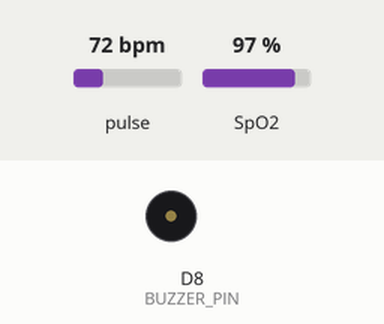
Bench run of a sketch on a simulated ESP8266 (NodeMCU). Shown: buzzer (waves = sounding, pin HIGH). Inputs (shaded band) come from the test bench; at power-on: pulse 72 bpm, SpO2 97 %.

Above: at 1.2 s.
1.3 s: pulse set to 52 bpm
6.1 s: pulse set to 48 bpm
At 10.7 s:
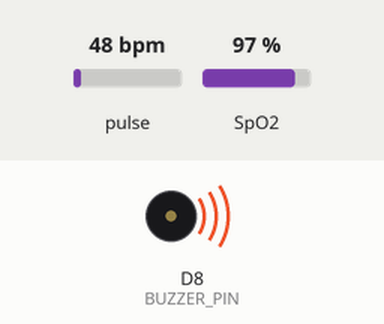
10.9 s: pulse set to 70 bpm
At 15.5 s:
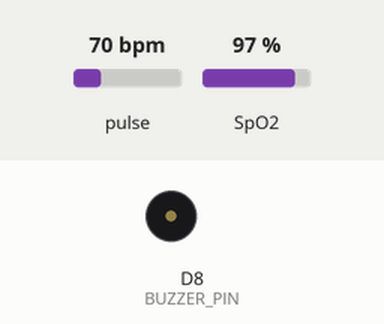
15.7 s: pulse set to 42 bpm
At 21.2 s:
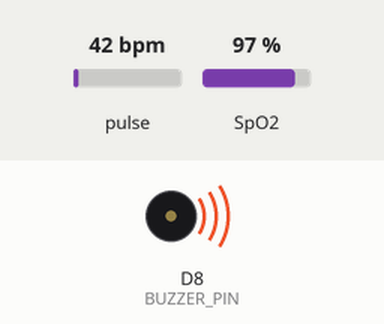
Timing chart, 0 to 21.5 s (numbered marks = the images above; inputs shaded):
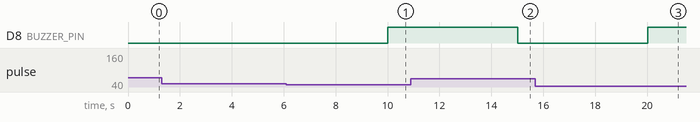

The sketch:

main.ino
```cpp
// ===========================================================================
// main.ino — Sleep Apnea Detection System (ESP8266 + MAX30102)
// ===========================================================================
// Real-time SpO2 and heart-rate monitoring with on-device ML inference.
// Hosts a Wi-Fi Access Point and serves live JSON data to a web dashboard.
// Triggers a buzzer alert when the risk score exceeds safe thresholds.
// ===========================================================================

// ---------------------------------------------------------------------------
// Libraries
// ---------------------------------------------------------------------------
#include <ESP8266WiFi.h>
#include <ESP8266WebServer.h>
#include <Wire.h>
#include "MAX30105.h"
#include "spo2_algorithm.h"
#include "model.h"

// ---------------------------------------------------------------------------
// Wi-Fi Access Point Configuration
// ---------------------------------------------------------------------------
const char* AP_SSID = "Apnea_Monitor";
const char* AP_PASS = "12345678";

// ---------------------------------------------------------------------------
// Peripheral Instances
// ---------------------------------------------------------------------------
ESP8266WebServer server(80);
MAX30105 particleSensor;
Eloquent::ML::Port::LinearRegression ml_model;

// ---------------------------------------------------------------------------
// Pin Definitions & Buffer Settings
// ---------------------------------------------------------------------------
#define BUZZER_PIN D8
#define BUFFER_SIZE 100

// ---------------------------------------------------------------------------
// Sensor Data Buffers
// ---------------------------------------------------------------------------
uint32_t irBuffer[BUFFER_SIZE];
uint32_t redBuffer[BUFFER_SIZE];
int bufferIndex = 0, samplesCollected = 0;

// ---------------------------------------------------------------------------
// Algorithm Outputs
// ---------------------------------------------------------------------------
int32_t spo2, heartRate;
int8_t validSPO2, validHeartRate;

// ---------------------------------------------------------------------------
// Running Averages & State
// ---------------------------------------------------------------------------
float avgBPM = 0, avgSPO2 = 0, previousSPO2 = 98.0;
float sumBPM = 0, sumSPO2 = 0;
int readingsInWindow = 0, alertStatus = 0;
unsigned long lastReadTime = 0, fiveSecTimer = 0;

// ===========================================================================
// JSON Endpoint Handler
// ===========================================================================
void handleData() {
    String json = "{\"bpm\":" + String(avgBPM) + ",\"spo2\":" +
        String(avgSPO2) + ",\"status\":" + String(alertStatus) + "}";
    server.send(200, "application/json", json);
}

// ===========================================================================
// Setup
// ===========================================================================
void setup() {
    Serial.begin(115200);
    pinMode(BUZZER_PIN, OUTPUT);
    Wire.begin(D2, D1); // I2C Pins

    WiFi.softAP(AP_SSID, AP_PASS); // Start Access Point

    if (!particleSensor.begin(Wire, I2C_SPEED_FAST)) {
        while (1) yield(); // Prevent Watchdog Crash if sensor fails
    }
    particleSensor.setup(0x1F, 4, 2, 400, 215, 4096);

    server.on("/data", handleData);
    server.begin();
    fiveSecTimer = millis();
}

// ===========================================================================
// Main Loop
// ===========================================================================
void loop() {
    yield(); // Feed the Watchdog Timer
    server.handleClient();

    // ----- 1. Data Collection -----
    if (millis() - lastReadTime >= 10) {
        lastReadTime = millis();
        particleSensor.check();
        if (particleSensor.available()) {
            redBuffer[bufferIndex] = particleSensor.getRed();
            irBuffer[bufferIndex] = particleSensor.getIR();
            bufferIndex = (bufferIndex + 1) % BUFFER_SIZE;
            samplesCollected++;
            particleSensor.nextSample();
        }
    }

    // ----- 2. Algorithm Processing -----
    if (samplesCollected >= BUFFER_SIZE) {
        yield();
        maxim_heart_rate_and_oxygen_saturation(irBuffer, BUFFER_SIZE,
            redBuffer, &spo2, &validSPO2, &heartRate, &validHeartRate);
        yield();
        if (validSPO2 && validHeartRate && spo2 > 50) {
            sumBPM += heartRate;
            sumSPO2 += spo2;
            readingsInWindow++;
        }
        samplesCollected = 0;
    }

    // ----- 3. Machine Learning Inference & Alerting (Every 5 seconds) -----
    if (millis() - fiveSecTimer >= 5000) {
        if (readingsInWindow > 0) {
            avgBPM = sumBPM / readingsInWindow;
            avgSPO2 = sumSPO2 / readingsInWindow;
            float spo2Drop = previousSPO2 - avgSPO2;
            previousSPO2 = avgSPO2;

            float input[3] = { (float)avgBPM, (float)avgSPO2, spo2Drop };
            yield();
            float risk_score = ml_model.predict(input); // Edge AI Evaluation
            yield();

            // Threshold Logic
            if (risk_score >= 75.0) alertStatus = 1;
            else if (avgBPM < 50) alertStatus = 2;
            else if (avgSPO2 < 85) alertStatus = 3;
            else alertStatus = 0;

            digitalWrite(BUZZER_PIN, (alertStatus > 0) ? HIGH : LOW);
        }
        sumBPM = 0; sumSPO2 = 0; readingsInWindow = 0;
        fiveSecTimer = millis();
    }
}
```

model.h
```cpp
// ===========================================================================
// model.h — Exported Linear Regression Model for Edge AI Inference
// ===========================================================================
// Auto-generated by micromlgen from a scikit-learn LinearRegression model.
// Contains learned weights for predicting a continuous apnea risk score
// from three features: BPM, SpO2, and SpO2 drop.
// ===========================================================================

#pragma once
#include <cstdarg>

namespace Eloquent {
namespace ML {
namespace Port {

class LinearRegression {
public:
    /**
     * Predict continuous risk score based on feature vector
     */
    float predict(float *x) {
        return dot(x, 0.199234328306, -1.496480796637, 1.990071357998) + 137.82684058201806;
    }

protected:
    /**
     * Compute dot product of inputs and learned weights
     */
    float dot(float *x, ...) {
        va_list w;
        va_start(w, 3);
        float dot = 0.0;
        for (uint16_t i = 0; i < 3; i++) {
            const float wi = va_arg(w, double);
            dot += x[i] * wi;
        }
        return dot;
    }
};

} // namespace Port
} // namespace ML
} // namespace Eloquent
```

Measured:
- the behaviour switches between 50 and 49 bpm on pulse (found by bisection; images 0 and 1)
- after the input at 1.3 s, every drawn part: stays the same
- after the input at 6.1 s, D8 (BUZZER_PIN): LOW → HIGH after 3.9 s
- after the input at 10.9 s, D8 (BUZZER_PIN): HIGH → LOW after 4.1 s
- after the input at 15.7 s, D8 (BUZZER_PIN): LOW → HIGH after 4.3 s
